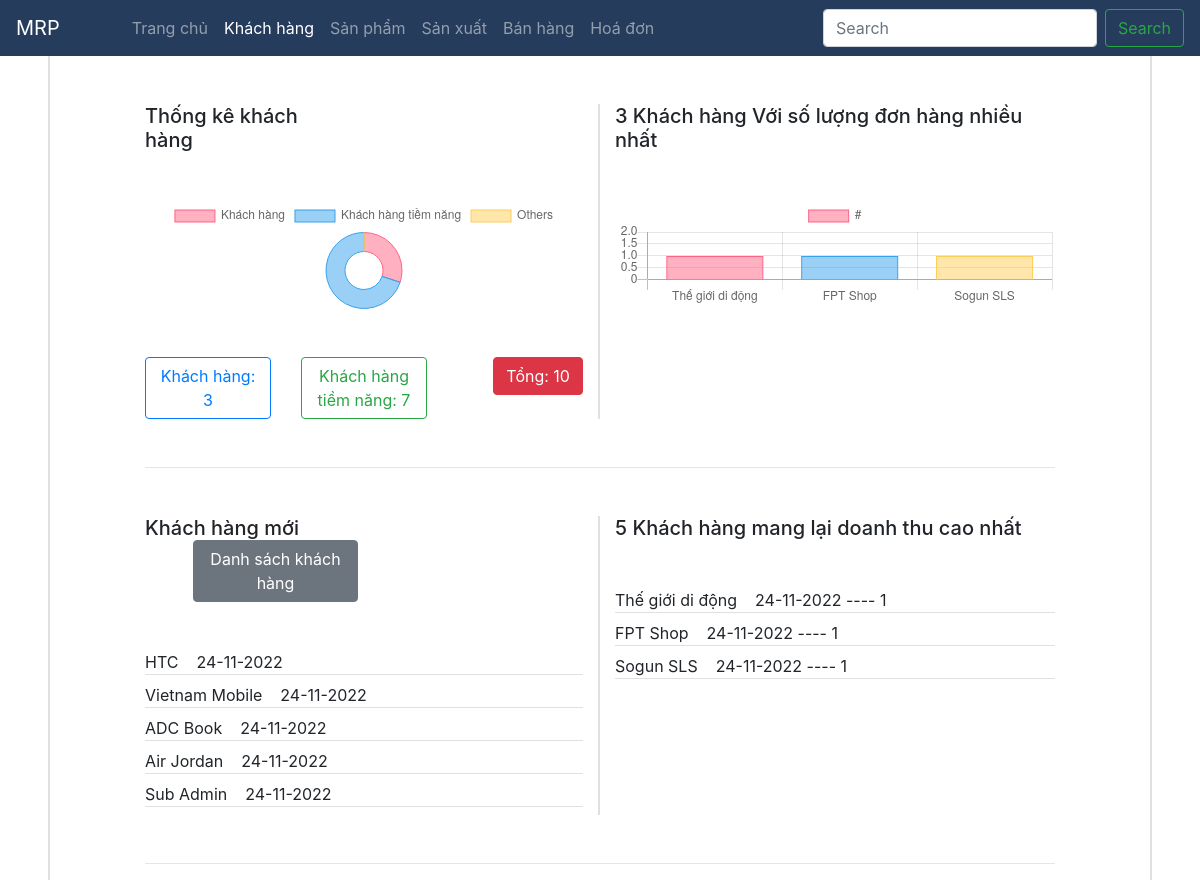
Screenshot of /customer/ with the database file from the repository.
### core/models.py (models this page shows, shortened)
class Customer(models.Model):
    class Meta:
        ordering = ['created_at']
    name = models.CharField(max_length=50)
    code = models.CharField(max_length=5, blank=True, null=True, unique=True)
    logo = models.ImageField(upload_to='company_logo/', blank=True, null=True, default='company_logo/default.jpg')
    type = models.CharField(max_length=50, choices=CUSTOMER_TYPE, default='Khách hàng')
    zip_code = models.CharField(max_length=50, blank=True, null=True)
    size = models.CharField(max_length=50, choices=COMPANY_SIZE, blank=True, null=True)
    status = models.CharField(max_length=50, choices=CUSTOMER_STATUS, default='Active')
    note = models.TextField(max_length=1000, blank=True, null=True)
    created_at = models.DateTimeField(auto_now_add=True, blank=True, null=True)
    @property
    def order_count(self):
        orders = self.order_set.all()
        total = 0
        for order in orders:
            total += 1
        return total

class Order(models.Model):
    customer = models.ForeignKey(Customer, on_delete=models.CASCADE)
    order_date = models.DateTimeField(default=timezone.now, blank=True, null=True)
    status = models.CharField(max_length=50, choices=ORDER_STATUS, blank=True, null=True)

### core/views.py (the view)
# urls.py: path('customer/', customer, name='customer'),
def customer(request):
    labels = [i[0] for i in CUSTOMER_TYPE]
    data = [Customer.objects.filter(type=label).count() for label in labels]
    total = Customer.objects.all().count()
    customers = Customer.objects.all()
    new_customers = list(customers)[-5:]
    most_order_customers = list(sorted(Customer.objects.all(), key=lambda t: t.order_count))[-3:]
    labels2 = [i.name for i in most_order_customers]
    data2 = [most_order_customer.order_count for most_order_customer in most_order_customers]
    print(data2)
    return render(request, 'customer/customer.html', {
        'labels': labels,
        'labels2': labels2,
        'data': data,
        'data2': data2,
        'total': total,
        'new_customers': new_customers,
        'most_order_customers': most_order_customers,
        'kh_count': Customer.objects.filter(type="Khách hàng").count(),
        'khtn_count': Customer.objects.filter(type="Khách hàng tiềm năng").count() ,
        })

### core/templates/customer/customer.html (shortened to what this page needs)
{% extends 'base2.html' %}
{% block content %}
<script>
$(document).ready(function(){
    var ctx = document.getElementById('myChart').getContext('2d');
    var myChart = new Chart(ctx, {
        type: 'doughnut',
        data: {
            labels: [{%for label in labels%}'{{label}}',{%endfor%}], //loop through queryset,
            datasets: [{
                data: {{data}},
                backgroundColor: [
                    'rgba(255, 99, 132, 0.5)',
                    'rgba(54, 162, 235, 0.5)',
                    'rgba(255, 206, 86, 0.5)',
                    'rgba(75, 192, 192, 0.5)',
                    'rgba(153, 102, 255, 0.5)',
                    'rgba(255, 159, 64, 0.5)'
                ],
                borderColor: [
                    'rgba(255, 99, 132, 1)',
                    'rgba(54, 162, 235, 1)',
                    'rgba(255, 206, 86, 1)',
                    'rgba(75, 192, 192, 1)',
                    'rgba(153, 102, 255, 1)',
                    'rgba(255, 159, 64, 1)'
                ],
                borderWidth: 1
            }]
        },
        options: {
            scales: {
                y: {
                    beginAtZero: true
                }
            }
        }
});
});
</script>
<script>
$(document).ready(function(){
    var ctx = document.getElementById('myChart2').getContext('2d');
    var myChart = new Chart(ctx, {
        type: 'bar',
        data: {
            labels: [{%for label in labels2%}'{{label}}',{%endfor%}], //loop through queryset,
            datasets: [{
                label: '#',
                data: {{data2}},
                backgroundColor: [
                    'rgba(255, 99, 132, 0.5)',
                    'rgba(54, 162, 235, 0.5)',
                    'rgba(255, 206, 86, 0.5)',
                    'rgba(75, 192, 192, 0.5)',
                    'rgba(153, 102, 255, 0.5)',
                    'rgba(255, 159, 64, 0.5)'
                ],
                borderColor: [
                    'rgba(255, 99, 132, 1)',
                    'rgba(54, 162, 235, 1)',
                    'rgba(255, 206, 86, 1)',
                    'rgba(75, 192, 192, 1)',
                    'rgba(153, 102, 255, 1)',
                    'rgba(255, 159, 64, 1)'
                ],
                borderWidth: 1
            },]
        },
        options: {
            scales: {
                y: {
                    beginAtZero: true
                }
            }
        }
});
});
</script>
<div class="row mt-5 mb-5" >
    <div class="col-6" style="border-right: 2px solid #E0E0E0;">
        <h5 class="row mb-5"><div class="col-6">Thống kê khách hàng</div></h5>
        <canvas id="myChart" width="400" height="100"></canvas>
        <div class="row mt-5">
            <div class="col-4">
                <button class="btn btn-outline-primary w-100">Khách hàng: {{kh_count}}</button>
            </div>
            <div class="col-4">
                <button class="btn btn-outline-success w-100">Khách hàng tiềm năng: {{khtn_count}}</button>
            </div>
            <div class="col-4 text-right">
                <button class="btn btn-danger ">Tổng: {{total}}</button>
            </div>
        </div>
    </div>
    <div class="col-6">
        <h5 class="row mb-5"><div class="col-12">3 Khách hàng Với số lượng đơn hàng nhiều nhất </div></h5>
        <canvas id="myChart2" width="400" height="100"></canvas>
    </div>
</div>
<hr>
<div class="row mt-5 mb-5" >
    <div class="col-6" style="border-right: 2px solid #E0E0E0;">
        <h5 class="row mb-5">
            <div class="col-6">Khách hàng mới</div>
            <div class="col-5 text-right ml-5"><a href="{% url 'customer_list' %}" class="btn btn-small btn-secondary"> Danh sách khách hàng </a></div>
        </h5>
        {% for new_customer in new_customers %}
        <div class="mb-2" style="border-bottom: 1px solid #E0E0E0;"> {{ new_customer.name }} &nbsp&nbsp {{ new_customer.created_at |date:'d-m-Y' }} </div>
        {% endfor %}
    </div>
    <div class="col-6">
        <h5 class="row mb-5"><div class="col-12">5 Khách hàng mang lại doanh thu cao nhất</div></h5>
        {% for most_order_customer in most_order_customers %}
            <div class="mb-2" style="border-bottom: 1px solid #E0E0E0;"> {{ most_order_customer.name }} &nbsp&nbsp {{ most_order_customer.created_at |date:'d-m-Y' }} ---- {{ most_order_customer.order_count }} </div>
        {% endfor %}
    </div>
</div>
<hr>
{% endblock content %}

### rows the page displays
Customer: name "HTC", created_at "24-11-2022"
Customer: name "Vietnam Mobile", created_at "24-11-2022"
Customer: name "ADC Book", created_at "24-11-2022"
Customer: name "Air Jordan", created_at "24-11-2022"
Customer: name "Sub Admin", created_at "24-11-2022"
Customer: name "Thế giới di động", created_at "24-11-2022", order_count "1"
Customer: name "FPT Shop", created_at "24-11-2022", order_count "1"
Customer: name "Sogun SLS", created_at "24-11-2022", order_count "1"

### other values shown
{{ kh_count }} "3"
{{ khtn_count }} "7"
{{ total }} "10"
